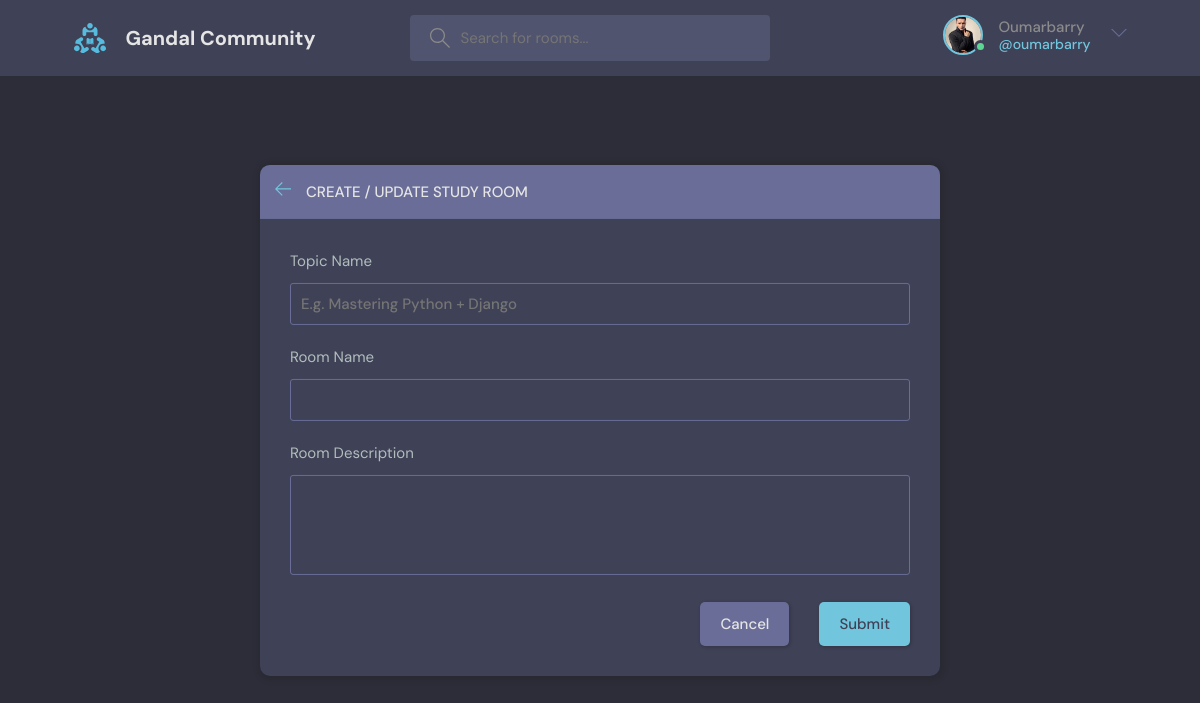
Page /create/ (signed in) on the committed database.
### blog/models.py (models this page shows)
class User(AbstractUser):
    name = models.CharField(max_length=200, null=True)
    email = models.EmailField(unique=True, null=True)
    bio = models.TextField(null=True)
    avatar = models.ImageField(upload_to='images', null=True, default='images/avatar_hy6hxz.jpg')
    USERNAME_FIELD = 'email'
    REQUIRED_FIELDS = []

### blog/views.py (the view, shortened to what this page needs)
# urls.py: path('create/', views.createRoom, name="create"),
@login_required(login_url='login')
def createRoom(request):
    roomform = RoomForm()
    topics = Topic.objects.all()
    context = {"roomform": roomform, "topics": topics}
    return render(request, 'blog/room_form.html', context)

### blog/form.py
class RoomForm(ModelForm):
    class Meta:
        model = Room
        fields = "__all__"
        exclude = ['host', 'participants']

### blog/templates/blog/room_form.html (shortened to what this page needs)
{% extends 'main.html' %}
{% block content %}
<main class="create-room layout">
    <div class="container">
      <div class="layout__box">
        <div class="layout__boxHeader">
          <div class="layout__boxTitle">
            <a href="{% url 'home' %}">
              <svg version="1.1" xmlns="http://www.w3.org/2000/svg" width="32" height="32" viewBox="0 0 32 32">
                <title>arrow-left</title>
                <path
                  d="M13.723 2.286l-13.723 13.714 13.719 13.714 1.616-1.611-10.96-10.96h27.625v-2.286h-27.625l10.965-10.965-1.616-1.607z">
                </path>
              </svg>
            </a>
            <h3>Create / Update Study Room</h3>
          </div>
        </div>
        <div class="layout__body">
          <form class="form" action="" method="post" >
            <div class="form__group">
              <label for="room_name">Topic Name</label>
              <input required list="topic-list" value="{{ room.topic.name }}"  name="topic" type="text" placeholder="E.g. Mastering Python + Django" />
            </div>
            <div class="form__group">
              <label for="room_name">Room Name</label>
                {{ roomform.name }}
            </div>
            <div class="form__group">
              <label for="room_name">Room Description</label>
                {{ roomform.description }}
            </div>
            <div class="form__action">
              <a class="btn btn--dark" href="{% url 'home' %}">Cancel</a>
              <button class="btn btn--main" type="submit">Submit</button>
            </div>
          </form>
        </div>
      </div>
    </div>
  </main>
{% endblock content %}

### templates/navbar.html (shortened to what this page needs)
{% load static %}
<!DOCTYPE html>
<html lang="en">
<head>
</head>
<body>
    <header class="header sticky header--loggedIn">
      <div class="container sticky">
        <a href="{% url 'home' %}" class="header__logo">
          <img src="{% static 'assets/logo.svg'%}"  alt="logo"/>
          <h1>Gandal Community</h1>
        </a>
        <form class="header__search" action="{% url 'home' %}" method="GET">
          <label>
            <input name="q" placeholder="Search for rooms..." />
          </label>
        </form>
        <nav class="header__menu">
        {% if request.user.is_authenticated %}
          <div class="header__user">
            <a href="{% url 'profile' user.id %}">
              <div class="avatar avatar--medium active">
                <img src="{{ request.user.avatar.url }}"  alt="me"/>
              </div>
              <p>{{ user.username |capfirst}} <span>@{{ user.username }}</span></p>
            </a>
            <button class="dropdown-button">
              <svg  xmlns="http://www.w3.org/2000/svg" width="32" height="32" viewBox="0 0 32 32">
                <title>chevron-down</title>
                <path d="M16 21l-13-13h-3l16 16 16-16h-3l-13 13z"></path>
              </svg>
            </button>
          </div>
            {% else %}
              <a href="{% url 'login' %}">
                <img src="{% static 'assets/avatar.svg'%}"  alt="logo"/>
                <p>Login</p>
              </a>
            {% endif %}
        </nav>
      </div>
    </header>
</body>
</html>

### rows in the picture
User: user.avatar (picture), username "Oumarbarry", username "oumarbarry"
